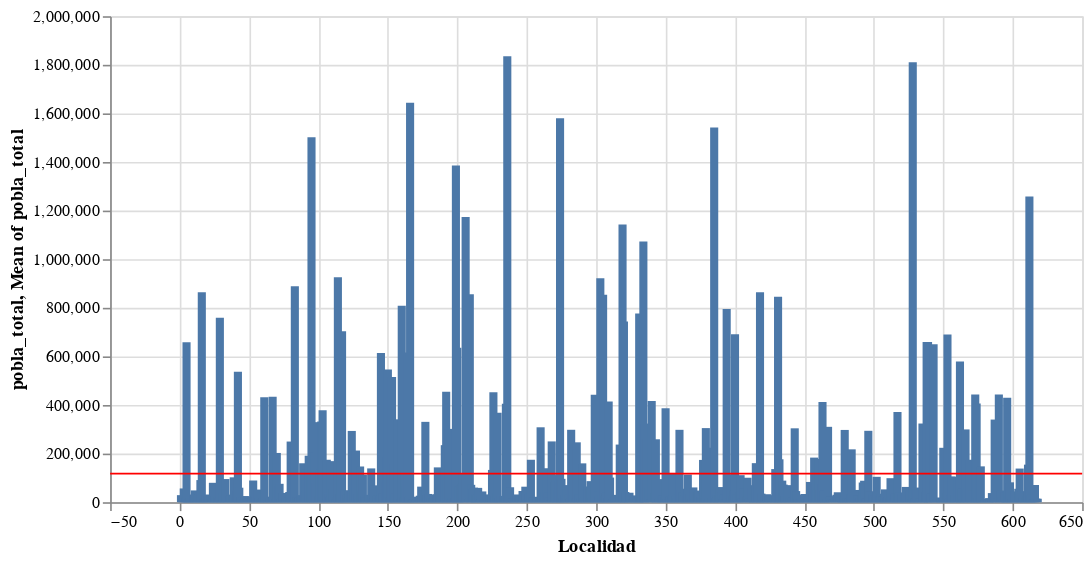

The cell this chart's notebook holds for it:
### Code cell
#Creación de un histograma con Altair.
pobla_t=alt.Chart(data_local).mark_bar().encode(
    x='Localidad',
    y='pobla_total'
)

linea = alt.Chart(data_local).mark_rule(color='red').encode(
    y='mean(pobla_total)'
)

(pobla_t + linea).properties(width=600)

### Figure 1 — Vega-Lite specification as saved in the notebook (floating-point values rounded to 4 significant figures; data arrays with more than 128 entries replaced by an {"elided": "..."} marker saying what was removed)
{"config": {"view": {"continuousWidth": 400, "continuousHeight": 300}}, "layer": [{"mark": "bar", "encoding": {"x": {"field": "Localidad", "type": "quantitative"}, "y": {"field": "pobla_total", "type": "quantitative"}}}, {"mark": {"type": "rule", "color": "red"}, "encoding": {"y": {"aggregate": "mean", "field": "pobla_total", "type": "quantitative"}}}], "data": {"name": "data-143d598a503d8cd2d2e9b265a7ee4329"}, "width": 600, "$schema": "https://vega.github.io/schema/vega-lite/v4.17.0.json", "datasets": {"data-143d598a503d8cd2d2e9b265a7ee4329": {"elided": "612 records"}}}
